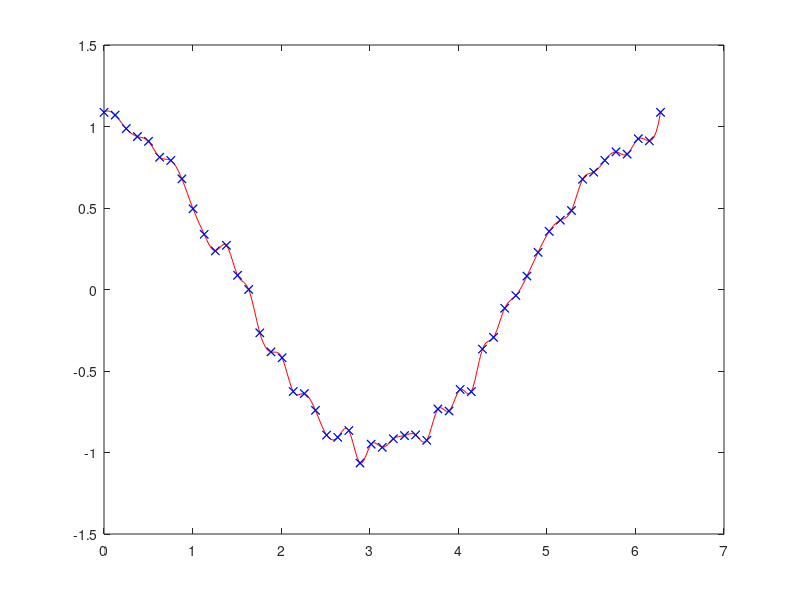

The MATLAB source for this figure: (Note: this script raises an error after producing the figure.)
%%Smoothing example%%

x = linspace(0,2*pi,51);
noisy_y = cos(x) + .2*(rand(size(x))-.5);
plot (x,noisy_y,'x')

% hold on
% cs = csapi(x,noisy_y);
% fnplt(cs ,2)
% 
% csp= csape (x, noisy_y);
% fnplt (csp,'g',2)
% 
% sp=spapi ( 3,x,noisy_y);
% fnplt(sp,2,'r')


hold on
fnplt( csapi(x, noisy_y) )
hold off
tol = .015
hold on
fnplt( spaps(x, noisy_y,tol), 'r', 2)
hold off

noisy_y([1 end]) = mean( noisy_y([1 end]) );
lx = length(x);
lx2 = round(lx/2);
range = [lx2:lx 2:lx 2:lx2];
sps = spaps([x(lx2:lx)-2*pi x(2:lx) x(2:lx2)+2*pi],noisy_y(range),2*tol);
hold on
fnplt(sps, [0 2*pi], 'k', 2)
hold off


x = 0:4;
y = -2:2;
R = 4;
r = 2;
v = zeros(3,5,5);
v(3,:,:) = [0 (R-r)/2 0 (r-R)/2 0].'*[1 1 1 1 1];
v(2,:,:) = [R (r+R)/2 r (r+R)/2 R].'*[0 1 0 -1 0];
v(1,:,:) = [R (r+R)/2 r (r+R)/2 R].'*[1 0 -1 0 1];
dough0 = csape({x,y},v,'periodic');
fnplt(dough0)
axis equal, 